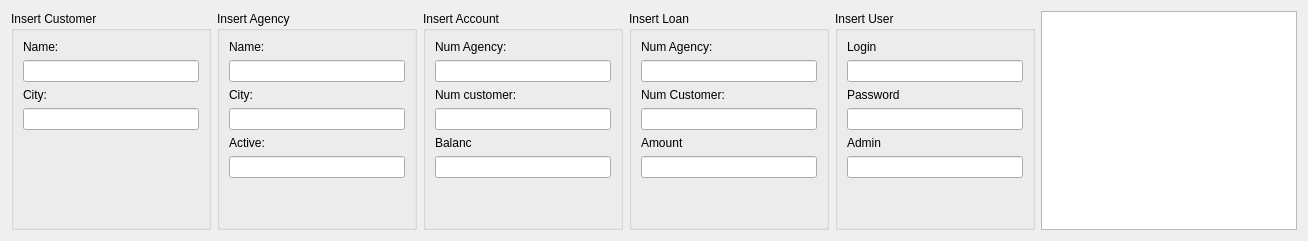
             <widget class="QWidget" name="tab_1">
              <attribute name="title">
               <string>Insert</string>
              </attribute>
              <layout class="QHBoxLayout" name="horizontalLayout_2">
               <item>
                <widget class="QGroupBox" name="gp_customer">
                 <property name="minimumSize">
                  <size>
                   <width>200</width>
                   <height>0</height>
                  </size>
                 </property>
                 <property name="maximumSize">
                  <size>
                   <width>200</width>
                   <height>16777215</height>
                  </size>
                 </property>
                 <property name="title">
                  <string>Insert Customer</string>
                 </property>
                 <layout class="QVBoxLayout" name="verticalLayout_7">
                  <item>
                   <widget class="QLabel" name="label_9">
                    <property name="text">
                     <string>Name:</string>
                    </property>
                   </widget>
                  </item>
                  <item>
                   <widget class="QLineEdit" name="et_customer_name"/>
                  </item>
                  <item>
                   <widget class="QLabel" name="label_10">
                    <property name="text">
                     <string>City:</string>
                    </property>
                   </widget>
                  </item>
                  <item>
                   <widget class="QLineEdit" name="et_customer_city"/>
                  </item>
                  <item>
                   <spacer name="verticalSpacer_2">
                    <property name="orientation">
                     <enum>Qt::Vertical</enum>
                    </property>
                    <property name="sizeHint" stdset="0">
                     <size>
                      <width>20</width>
                      <height>40</height>
                     </size>
                    </property>
                   </spacer>
                  </item>
                 </layout>
                </widget>
               </item>
               <item>
                <widget class="QGroupBox" name="gp_agency">
                 <property name="minimumSize">
                  <size>
                   <width>200</width>
                   <height>0</height>
                  </size>
                 </property>
                 <property name="maximumSize">
                  <size>
                   <width>200</width>
                   <height>16777215</height>
                  </size>
                 </property>
                 <property name="title">
                  <string>Insert Agency</string>
                 </property>
                 <layout class="QVBoxLayout" name="verticalLayout_6">
                  <item>
                   <widget class="QLabel" name="label_6">
                    <property name="text">
                     <string>Name:</string>
                    </property>
                   </widget>
                  </item>
                  <item>
                   <widget class="QLineEdit" name="et_ag_name"/>
                  </item>
                  <item>
                   <widget class="QLabel" name="label_7">
                    <property name="text">
                     <string>City:</string>
                    </property>
                   </widget>
                  </item>
                  <item>
                   <widget class="QLineEdit" name="et_ag_city"/>
                  </item>
                  <item>
                   <widget class="QLabel" name="label_8">
                    <property name="text">
                     <string>Active:</string>
                    </property>
                   </widget>
                  </item>
                  <item>
                   <widget class="QLineEdit" name="et_ag_active"/>
                  </item>
                  <item>
                   <spacer name="verticalSpacer_3">
                    <property name="orientation">
                     <enum>Qt::Vertical</enum>
                    </property>
                    <property name="sizeHint" stdset="0">
                     <size>
                      <width>20</width>
                      <height>40</height>
                     </size>
                    </property>
                   </spacer>
                  </item>
                 </layout>
                </widget>
               </item>
               <item>
                <widget class="QGroupBox" name="gp_account">
                 <property name="minimumSize">
                  <size>
                   <width>200</width>
                   <height>0</height>
                  </size>
                 </property>
                 <property name="maximumSize">
                  <size>
                   <width>200</width>
                   <height>16777215</height>
                  </size>
                 </property>
                 <property name="title">
                  <string>Insert Account</string>
                 </property>
                 <layout class="QVBoxLayout" name="verticalLayout_8">
                  <item>
                   <widget class="QLabel" name="label_11">
                    <property name="text">
                     <string>Num Agency:</string>
                    </property>
                   </widget>
                  </item>
                  <item>
                   <widget class="QLineEdit" name="et_account_num_agency"/>
                  </item>
                  <item>
                   <widget class="QLabel" name="label_13">
                    <property name="text">
                     <string>Num customer:</string>
                    </property>
                   </widget>
                  </item>
                  <item>
                   <widget class="QLineEdit" name="et_account_num_customer"/>
                  </item>
                  <item>
                   <widget class="QLabel" name="label_14">
                    <property name="text">
                     <string>Balanc</string>
                    </property>
                   </widget>
                  </item>
                  <item>
                   <widget class="QLineEdit" name="et_account_account"/>
                  </item>
                  <item>
                   <spacer name="verticalSpacer_4">
                    <property name="orientation">
                     <enum>Qt::Vertical</enum>
                    </property>
                    <property name="sizeHint" stdset="0">
                     <size>
                      <width>20</width>
                      <height>40</height>
                     </size>
                    </property>
                   </spacer>
                  </item>
                 </layout>
                </widget>
               </item>
               <item>
                <widget class="QGroupBox" name="gp_loan">
                 <property name="minimumSize">
                  <size>
                   <width>200</width>
                   <height>0</height>
                  </size>
                 </property>
                 <property name="maximumSize">
                  <size>
                   <width>200</width>
                   <height>16777215</height>
                  </size>
                 </property>
                 <property name="title">
                  <string>Insert Loan</string>
                 </property>
                 <layout class="QVBoxLayout" name="verticalLayout_2">
                  <item>
                   <widget class="QLabel" name="label_12">
                    <property name="text">
                     <string>Num Agency:</string>
                    </property>
                   </widget>
                  </item>
                  <item>
                   <widget class="QLineEdit" name="et_loan_num_agency"/>
                  </item>
                  <item>
                   <widget class="QLabel" name="label_15">
                    <property name="text">
                     <string>Num Customer:</string>
                    </property>
                   </widget>
                  </item>
                  <item>
                   <widget class="QLineEdit" name="et_loan_num_customer"/>
                  </item>
                  <item>
                   <widget class="QLabel" name="label_16">
                    <property name="text">
                     <string>Amount</string>
                    </property>
                   </widget>
                  </item>
                  <item>
                   <widget class="QLineEdit" name="et_loan_amount"/>
                  </item>
                  <item>
                   <spacer name="verticalSpacer_5">
                    <property name="orientation">
                     <enum>Qt::Vertical</enum>
                    </property>
                    <property name="sizeHint" stdset="0">
                     <size>
                      <width>20</width>
                      <height>40</height>
                     </size>
                    </property>
                   </spacer>
                  </item>
                 </layout>
                </widget>
               </item>
               <item>
                <widget class="QGroupBox" name="gp_insert_user">
                 <property name="minimumSize">
                  <size>
                   <width>200</width>
                   <height>0</height>
                  </size>
                 </property>
                 <property name="maximumSize">
                  <size>
                   <width>200</width>
                   <height>16777215</height>
                  </size>
                 </property>
                 <property name="title">
                  <string>Insert User</string>
                 </property>
                 <layout class="QVBoxLayout" name="verticalLayout_16">
                  <item>
                   <widget class="QLabel" name="label_37">
                    <property name="text">
                     <string>Login</string>
                    </property>
                   </widget>
                  </item>
                  <item>
                   <widget class="QLineEdit" name="et_user_login"/>
                  </item>
                  <item>
                   <widget class="QLabel" name="label_38">
                    <property name="text">
                     <string>Password</string>
                    </property>
                   </widget>
                  </item>
                  <item>
                   <widget class="QLineEdit" name="et_user_pass"/>
                  </item>
                  <item>
                   <widget class="QLabel" name="label_39">
                    <property name="text">
                     <string>Admin</string>
                    </property>
                   </widget>
                  </item>
                  <item>
                   <widget class="QLineEdit" name="et_user_admin"/>
                  </item>
                  <item>
                   <spacer name="verticalSpacer_16">
                    <property name="orientation">
                     <enum>Qt::Vertical</enum>
                    </property>
                    <property name="sizeHint" stdset="0">
                     <size>
                      <width>20</width>
                      <height>40</height>
                     </size>
                    </property>
                   </spacer>
                  </item>
                 </layout>
                </widget>
               </item>
               <item>
                <widget class="QTextBrowser" name="txt_result_insert">
                 <property name="font">
                  <font>
                   <pointsize>11</pointsize>
                  </font>
                 </property>
                </widget>
               </item>
              </layout>
             </widget>
